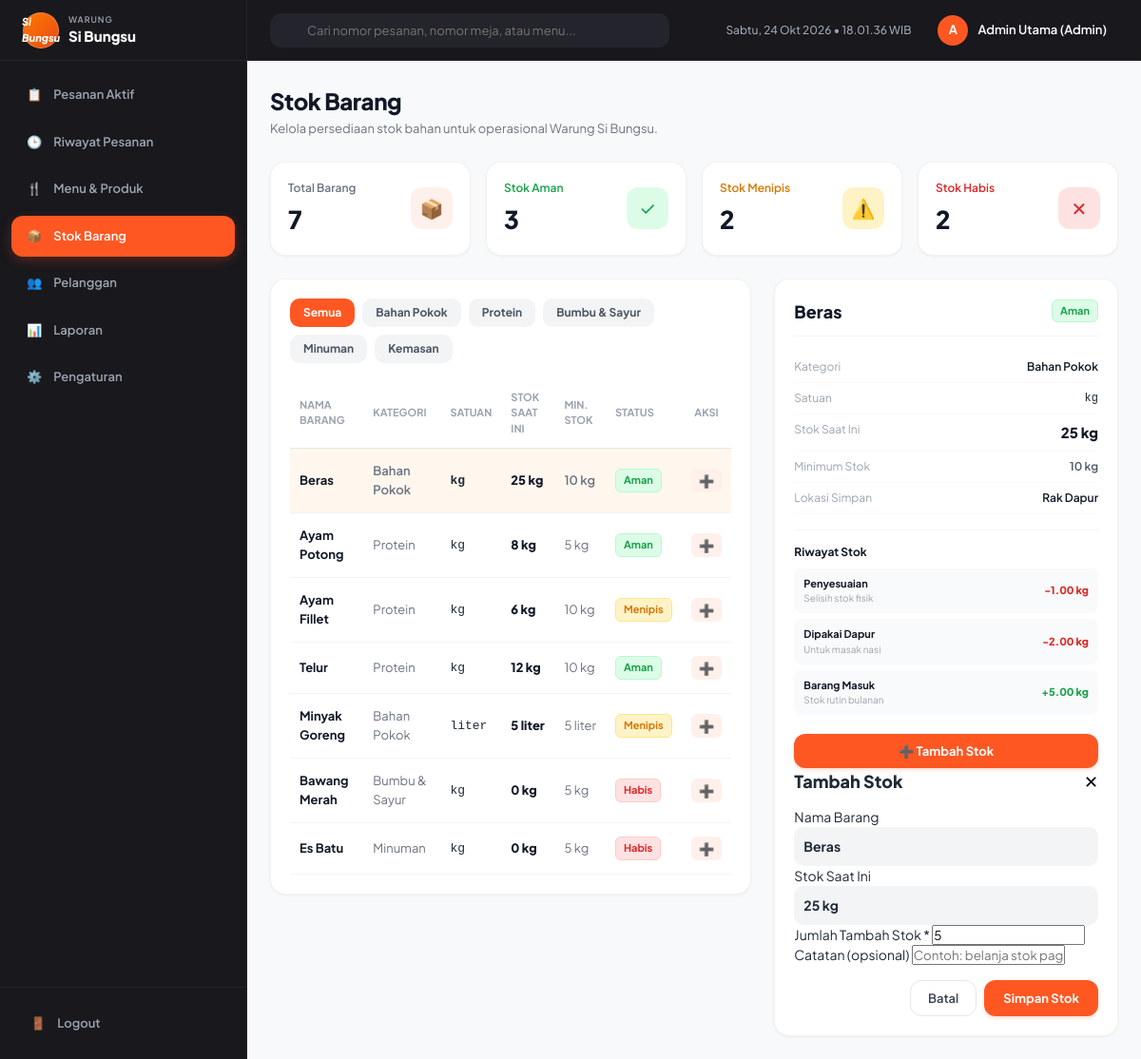
/wasibu/stok/index.php (signed in), run on the app's committed database.
### tables this page shows
CREATE TABLE `stock_items` (
  `id` INT AUTO_INCREMENT PRIMARY KEY,
  `name` VARCHAR(100) NOT NULL,
  `category` ENUM('Bahan Pokok', 'Protein', 'Bumbu & Sayur', 'Minuman', 'Kemasan') NOT NULL,
  `unit` VARCHAR(20) NOT NULL,
  `current_stock` DECIMAL(10, 2) NOT NULL DEFAULT 0,
  `min_stock` DECIMAL(10, 2) NOT NULL DEFAULT 5,
  `status` ENUM('Aman', 'Menipis', 'Habis') NOT NULL DEFAULT 'Aman',
  `location` VARCHAR(100) DEFAULT 'Rak Dapur',
  `notes` TEXT NULL,
  `updated_at` TIMESTAMP DEFAULT CURRENT_TIMESTAMP ON UPDATE CURRENT_TIMESTAMP
);

CREATE TABLE `stock_movements` (
  `id` INT AUTO_INCREMENT PRIMARY KEY,
  `stock_item_id` INT NOT NULL,
  `type` ENUM('Barang Masuk', 'Dipakai Dapur', 'Penyesuaian') NOT NULL,
  `amount` DECIMAL(10, 2) NOT NULL,
  `unit` VARCHAR(20) NOT NULL,
  `note` VARCHAR(255) NULL,
  `created_at` TIMESTAMP DEFAULT CURRENT_TIMESTAMP,
  FOREIGN KEY (`stock_item_id`) REFERENCES `stock_items`(`id`) ON DELETE CASCADE
);

### wasibu/stok/index.php (the view, shortened to what this page needs)
<?php
$pdo = getDBConnection();
$totalItems = (int)$pdo->query("SELECT COUNT(*) FROM stock_items")->fetchColumn();
$countAman = (int)$pdo->query("SELECT COUNT(*) FROM stock_items WHERE status = 'Aman'")->fetchColumn();
$countMenipis = (int)$pdo->query("SELECT COUNT(*) FROM stock_items WHERE status = 'Menipis'")->fetchColumn();
$countHabis = (int)$pdo->query("SELECT COUNT(*) FROM stock_items WHERE status = 'Habis'")->fetchColumn();
$catFilter = $_GET['cat'] ?? 'Semua';
$sql = "SELECT * FROM stock_items WHERE 1=1";
$params = [];
$sql .= " ORDER BY id ASC";
$stmt = $pdo->prepare($sql);
$stmt->execute($params);
$stockList = $stmt->fetchAll();
$selectedStockId = intval($_GET['id'] ?? ($stockList[0]['id'] ?? 0));
$selectedStock = null;
$movements = [];
if ($selectedStockId > 0) {
    $stmtSel = $pdo->prepare("SELECT * FROM stock_items WHERE id = ?");
    $stmtSel->execute([$selectedStockId]);
    $selectedStock = $stmtSel->fetch();
    if ($selectedStock) {
        $stmtMov = $pdo->prepare("SELECT * FROM stock_movements WHERE stock_item_id = ? ORDER BY id DESC LIMIT 5");
        $stmtMov->execute([$selectedStockId]);
        $movements = $stmtMov->fetchAll();
    }
}
include __DIR__ . '/../includes/header.php';
include __DIR__ . '/../includes/sidebar.php';
include __DIR__ . '/../includes/navbar.php';
?>
<div class="page-header">
  <div>
    <h1 class="page-title">Stok Barang</h1>
    <p class="page-subtitle">Kelola persediaan stok bahan untuk operasional Warung Si Bungsu.</p>
  </div>
</div>
<div class="stats-grid" style="grid-template-columns: repeat(4, 1fr);">
  <div class="stat-card">
    <div>
      <div class="stat-label">Total Barang</div>
      <div class="stat-value"><?= $totalItems ?: 17 ?></div>
    </div>
    <div class="stat-icon" style="background:#FFF0EB; color:#FF5722;">📦</div>
  </div>
  <div class="stat-card">
    <div>
      <div class="stat-label" style="color:#16A34A;">Stok Aman</div>
      <div class="stat-value"><?= $countAman ?: 10 ?></div>
    </div>
    <div class="stat-icon" style="background:#DCFCE7; color:#16A34A;">✓</div>
  </div>
  <div class="stat-card">
    <div>
      <div class="stat-label" style="color:#D97706;">Stok Menipis</div>
      <div class="stat-value"><?= $countMenipis ?: 5 ?></div>
    </div>
    <div class="stat-icon" style="background:#FEF3C7; color:#D97706;">⚠️</div>
  </div>
  <div class="stat-card">
    <div>
      <div class="stat-label" style="color:#DC2626;">Stok Habis</div>
      <div class="stat-value"><?= $countHabis ?: 2 ?></div>
    </div>
    <div class="stat-icon" style="background:#FEE2E2; color:#DC2626;">✕</div>
  </div>
</div>
<div style="display: grid; grid-template-columns: 7fr 5fr; gap: 24px; align-items: start;">
  <div class="card-table">
    <div style="display:flex; gap:8px; margin-bottom:16px; flex-wrap:wrap;">
      <?php foreach (['Semua', 'Bahan Pokok', 'Protein', 'Bumbu & Sayur', 'Minuman', 'Kemasan'] as $cat): ?>
        <a href="?cat=<?= urlencode($cat) ?>"
           style="padding:6px 14px; border-radius:10px; font-size:12px; font-weight:700; text-decoration:none; <?= $catFilter === $cat ? 'background:#FF5722; color:#FFF;' : 'background:#F3F4F6; color:#4B5563;' ?>">
          <?= $cat ?>
        </a>
      <?php endforeach; ?>
    </div>
    <div style="overflow-x:auto;">
      <table class="table-custom">
        <thead>
          <tr>
            <th>Nama Barang</th>
            <th>Kategori</th>
            <th>Satuan</th>
            <th>Stok Saat Ini</th>
            <th>Min. Stok</th>
            <th>Status</th>
            <th style="text-align:center;">Aksi</th>
          </tr>
        </thead>
        <tbody>
          <?php foreach ($stockList as $stk):
            $isSel = ($selectedStock && $selectedStock['id'] == $stk['id']);
            $badge = 'badge-green';
            if ($stk['status'] === 'Menipis') $badge = 'badge-amber';
            if ($stk['status'] === 'Habis') $badge = 'badge-red';
          ?>
            <tr onclick="window.location='?id=<?= $stk['id'] ?>&cat=<?= urlencode($catFilter) ?>'"
                style="cursor:pointer; <?= $isSel ? 'background:#FFF7ED; font-weight:600;' : '' ?>">
              <td style="font-weight:700; color:#111827;"><?= htmlspecialchars($stk['name']) ?></td>
              <td style="color:#6B7280;"><?= htmlspecialchars($stk['category']) ?></td>
              <td style="font-family:monospace;"><?= htmlspecialchars($stk['unit']) ?></td>
              <td style="font-weight:800; color:#111827;"><?= (float)$stk['current_stock'] ?> <?= $stk['unit'] ?></td>
              <td style="color:#6B7280;"><?= (float)$stk['min_stock'] ?> <?= $stk['unit'] ?></td>
              <td><span class="badge <?= $badge ?>"><?= $stk['status'] ?></span></td>
              <td style="text-align:center;">
                <button type="button" onclick="event.stopPropagation(); openModal('modal-tambah-stok-<?= $stk['id'] ?>')" style="padding:4px 8px; background:#FFF0EB; color:#FF5722; border:none; border-radius:6px; cursor:pointer; font-weight:bold;">
                  ➕
                </button>
              </td>
            </tr>
          <?php endforeach; ?>
        </tbody>
      </table>
    </div>
  </div>
  <div class="card-table">
    <?php if ($selectedStock): ?>
      <div style="display:flex; justify-content:space-between; align-items:center; padding-bottom:12px; border-bottom:1px solid #F3F4F6;">
        <h3 style="font-size:18px; font-weight:800; color:#111827;"><?= htmlspecialchars($selectedStock['name']) ?></h3>
        <span class="badge <?= $selectedStock['status'] === 'Aman' ? 'badge-green' : ($selectedStock['status'] === 'Menipis' ? 'badge-amber' : 'badge-red') ?>">
          <?= $selectedStock['status'] ?>
        </span>
      </div>
      <div style="margin:16px 0; font-size:12px; line-height:2.0;">
        <div style="display:flex; justify-content:space-between; border-bottom:1px solid #F9FAFB; padding:4px 0;">
          <span style="color:#9CA3AF;">Kategori</span>
          <span style="font-weight:600; color:#111827;"><?= htmlspecialchars($selectedStock['category']) ?></span>
        </div>
        <div style="display:flex; justify-content:space-between; border-bottom:1px solid #F9FAFB; padding:4px 0;">
          <span style="color:#9CA3AF;">Satuan</span>
          <span style="font-family:monospace;"><?= htmlspecialchars($selectedStock['unit']) ?></span>
        </div>
        <div style="display:flex; justify-content:space-between; border-bottom:1px solid #F9FAFB; padding:4px 0;">
          <span style="color:#9CA3AF;">Stok Saat Ini</span>
          <span style="font-weight:800; font-size:15px; color:#111827;"><?= (float)$selectedStock['current_stock'] ?> <?= $selectedStock['unit'] ?></span>
        </div>
        <div style="display:flex; justify-content:space-between; border-bottom:1px solid #F9FAFB; padding:4px 0;">
          <span style="color:#9CA3AF;">Minimum Stok</span>
          <span style="font-weight:600; color:#4B5563;"><?= (float)$selectedStock['min_stock'] ?> <?= $selectedStock['unit'] ?></span>
        </div>
        <div style="display:flex; justify-content:space-between; border-bottom:1px solid #F9FAFB; padding:4px 0;">
          <span style="color:#9CA3AF;">Lokasi Simpan</span>
          <span style="font-weight:600; color:#111827;"><?= htmlspecialchars($selectedStock['location']) ?></span>
        </div>
      </div>
      <div style="border-top:1px solid #F3F4F6; padding-top:14px; margin-top:12px;">
        <h4 style="font-size:12px; font-weight:700; color:#111827; margin-bottom:8px;">Riwayat Stok</h4>
        <div style="display:flex; flex-direction:column; gap:6px;">
          <?php if (empty($movements)): ?>
            <div style="font-size:11px; color:#9CA3AF;">Belum ada catatan mutasi stok.</div>
          <?php else: ?>
            <?php foreach ($movements as $m): ?>
              <div style="display:flex; justify-content:space-between; align-items:center; padding:8px 10px; background:#F9FAFB; border-radius:8px; font-size:11px;">
                <div>
                  <strong style="color:#111827;"><?= $m['type'] ?></strong>
                  <div style="color:#9CA3AF; font-size:10px;"><?= $m['note'] ?></div>
                </div>
                <div style="font-weight:800; color:<?= $m['amount'] > 0 ? '#16A34A' : '#DC2626' ?>;">
                  <?= $m['amount'] > 0 ? '+'.$m['amount'] : $m['amount'] ?> <?= $m['unit'] ?>
                </div>
              </div>
            <?php endforeach; ?>
          <?php endif; ?>
        </div>
      </div>
      <div style="display:flex; gap:10px; margin-top:20px;">
        <button type="button" onclick="openModal('modal-tambah-stok-<?= $selectedStock['id'] ?>')" class="btn-primary" style="flex:1; justify-content:center;">
          ➕ Tambah Stok
        </button>
      </div>
      <div id="modal-tambah-stok-<?= $selectedStock['id'] ?>" class="modal-overlay">
        <div class="modal-card" style="max-width:440px;">
          <div style="display:flex; justify-content:space-between; align-items:center; margin-bottom:14px;">
            <h3 style="font-size:18px; font-weight:800;">Tambah Stok</h3>
            <button onclick="closeModal('modal-tambah-stok-<?= $selectedStock['id'] ?>')" style="background:none; border:none; font-size:18px; cursor:pointer;">✕</button>
          </div>
          <form action="tambah.php" method="POST">
            <div class="form-group">
              <label>Nama Barang</label>
              <div style="padding:10px; background:#F3F4F6; border-radius:10px; font-weight:700;"><?= htmlspecialchars($selectedStock['name']) ?></div>
            </div>
            <div class="form-group">
              <label>Stok Saat Ini</label>
              <div style="padding:10px; background:#F3F4F6; border-radius:10px; font-weight:700;"><?= (float)$selectedStock['current_stock'] ?> <?= $selectedStock['unit'] ?></div>
            </div>
            <div class="form-group">
              <label>Jumlah Tambah Stok *</label>
              <input type="number" step="any" name="amount" class="form-control" value="5" min="0.1" required>
            </div>
            <div class="form-group">
              <label>Catatan (opsional)</label>
              <input type="text" name="note" class="form-control" placeholder="Contoh: belanja stok pagi">
            </div>
            <div style="display:flex; justify-content:flex-end; gap:8px; margin-top:16px;">
              <button type="button" onclick="closeModal('modal-tambah-stok-<?= $selectedStock['id'] ?>')" class="btn-secondary">Batal</button>
              <button type="submit" class="btn-primary">Simpan Stok</button>
            </div>
          </form>
        </div>
      </div>
    <?php endif; ?>
  </div>
</div>
<?php include __DIR__ . '/../includes/footer.php'; ?>

### wasibu/assets/css/style.css (style rules this page uses)
:root { --primary: #FF5722; --primary-hover: #E64A19; --primary-light: #FFF0EB; --dark-bg: #18181D; --dark-border: #24242B; --dark-card: #1E1E24; --text-main: #1F2937; --text-muted: #6B7280; --bg-light: #F8F9FA; --white: #FFFFFF; --border-color: #E5E7EB; --radius-lg: 16px; --radius-md: 12px; --shadow-sm: 0 1px 3px rgba(0,0,0,0.05); --shadow-md: 0 4px 6px -1px rgba(0,0,0,0.08); }
* { margin: 0; padding: 0; box-sizing: border-box; }
body { font-family: 'Plus Jakarta Sans', system-ui, -apple-system, BlinkMacSystemFont, 'Segoe UI', Roboto, sans-serif; background-color: var(--bg-light); color: var(--text-main); line-height: 1.5; font-size: 14px; }
a { text-decoration: none; color: inherit; }
button, input, select, textarea { font-family: inherit; }
.page-header { display: flex; align-items: center; justify-content: space-between; margin-bottom: 24px; }
.page-title { font-size: 24px; font-weight: 800; color: #111827; letter-spacing: -0.02em; }
.page-subtitle { font-size: 13px; color: var(--text-muted); margin-top: 2px; }
.btn-primary { display: inline-flex; align-items: center; gap: 8px; background-color: var(--primary); color: #FFF; font-size: 13px; font-weight: 700; padding: 10px 20px; border-radius: var(--radius-md); border: none; cursor: pointer; box-shadow: 0 2px 4px rgba(255, 87, 34, 0.2); transition: all 0.15s ease; }
.btn-secondary { display: inline-flex; align-items: center; gap: 8px; background-color: #FFF; color: #374151; font-size: 13px; font-weight: 600; padding: 10px 18px; border-radius: var(--radius-md); border: 1px solid var(--border-color); cursor: pointer; transition: all 0.15s; }
.stats-grid { display: grid; grid-template-columns: repeat(auto-fit, minmax(200px, 1fr)); gap: 16px; margin-bottom: 24px; }
.stat-card { background-color: #FFF; padding: 18px; border-radius: var(--radius-lg); border: 1px solid rgba(0,0,0,0.05); box-shadow: var(--shadow-sm); display: flex; align-items: center; justify-content: space-between; }
.stat-label { font-size: 12px; font-weight: 600; color: var(--text-muted); }
.stat-value { font-size: 26px; font-weight: 800; color: #111827; margin-top: 4px; }
.stat-icon { width: 44px; height: 44px; border-radius: var(--radius-md); display: flex; align-items: center; justify-content: center; font-size: 20px; }
.card-table { background-color: #FFF; border-radius: var(--radius-lg); border: 1px solid rgba(0,0,0,0.05); box-shadow: var(--shadow-sm); padding: 20px; }
.table-custom { width: 100%; border-collapse: collapse; text-align: left; font-size: 13px; }
.table-custom th { padding: 12px 10px; font-size: 11px; font-weight: 700; color: #9CA3AF; text-transform: uppercase; border-bottom: 1px solid var(--border-color); }
.table-custom td { padding: 14px 10px; border-bottom: 1px solid #F3F4F6; vertical-align: middle; }
.badge { display: inline-block; padding: 3px 8px; border-radius: 6px; font-size: 11px; font-weight: 700; border: 1px solid transparent; }
.badge-amber { background-color: #FEF3C7; color: #D97706; border-color: #FDE68A; }
.badge-green { background-color: #DCFCE7; color: #16A34A; border-color: #BBF7D0; }
.badge-red { background-color: #FEE2E2; color: #DC2626; border-color: #FECACA; }

### data on the page
stock_items: name "Beras", category "Bahan Pokok", unit "kg", current_stock "25", min_stock "10", status "Aman", location "Rak Dapur"
stock_items: name "Ayam Potong", category "Protein", unit "kg", current_stock "8", min_stock "5", status "Aman"
stock_items: name "Ayam Fillet", category "Protein", unit "kg", current_stock "6", min_stock "10", status "Menipis"
stock_items: name "Telur", category "Protein", unit "kg", current_stock "12", min_stock "10", status "Aman"
stock_items: name "Minyak Goreng", category "Bahan Pokok", unit "liter", current_stock "5", min_stock "5", status "Menipis"
stock_items: name "Bawang Merah", category "Bumbu & Sayur", unit "kg", current_stock "0", min_stock "5", status "Habis"
stock_items: name "Es Batu", category "Minuman", unit "kg", current_stock "0", min_stock "5", status "Habis"
stock_movements: type "Penyesuaian", note "Selisih stok fisik", amount "-1.00", unit "kg"
stock_movements: type "Dipakai Dapur", note "Untuk masak nasi", amount "-2.00", unit "kg"
stock_movements: type "Barang Masuk", note "Stok rutin bulanan", amount "5.00", unit "kg"

### other printed values
substr($user['name'] ?? 'A', 0, 1) "A"
$user['name'] "Admin Utama"
$user['role'] "Admin"
$totalItems ?: 17 "7"
$countAman ?: 10 "3"
$countMenipis ?: 5 "2"
$countHabis ?: 2 "2"
$cat "Semua"
$cat "Bahan Pokok"
$cat "Protein"
$cat "Bumbu & Sayur"
$cat "Minuman"
$cat "Kemasan"
